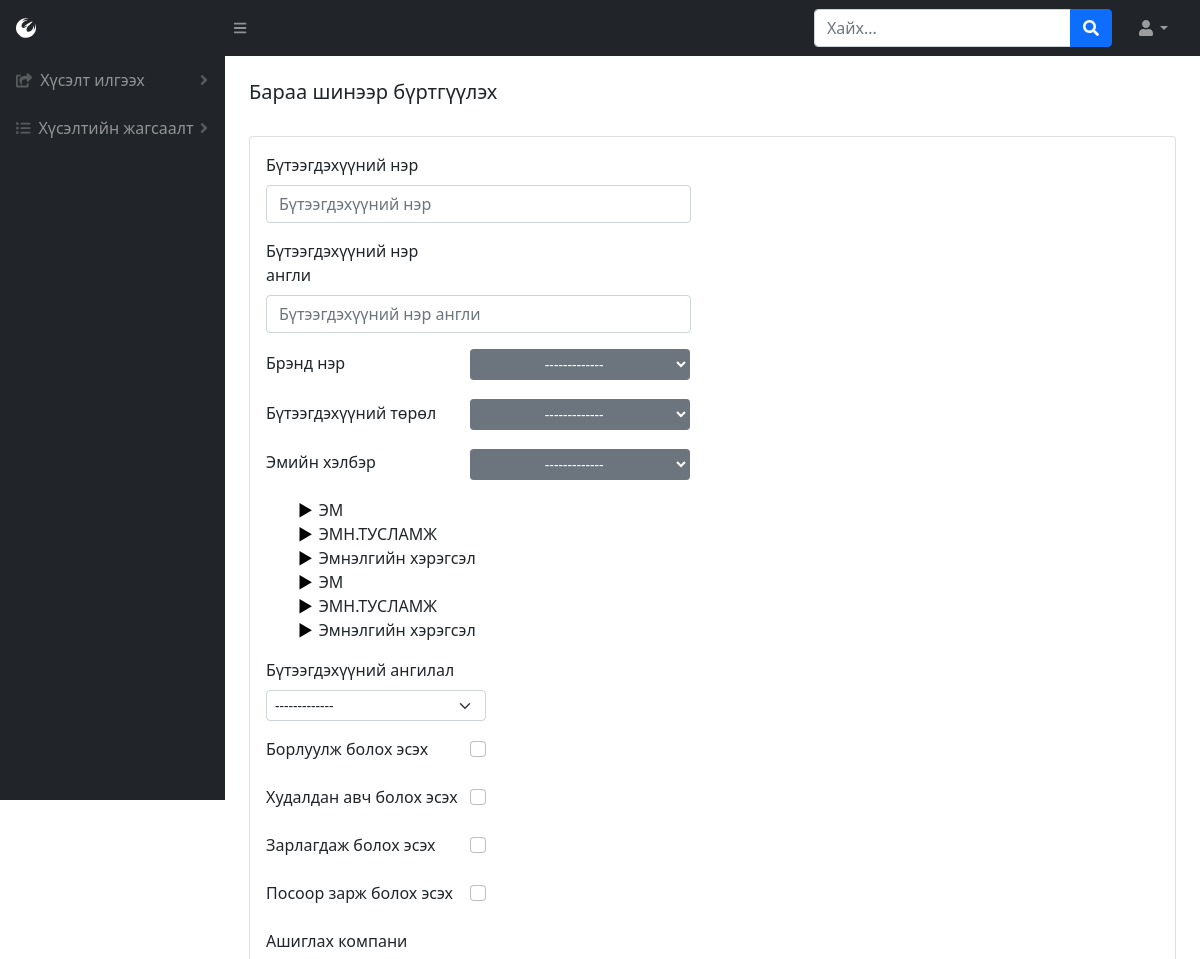
The app's page /product (signed in, upper part), older data.
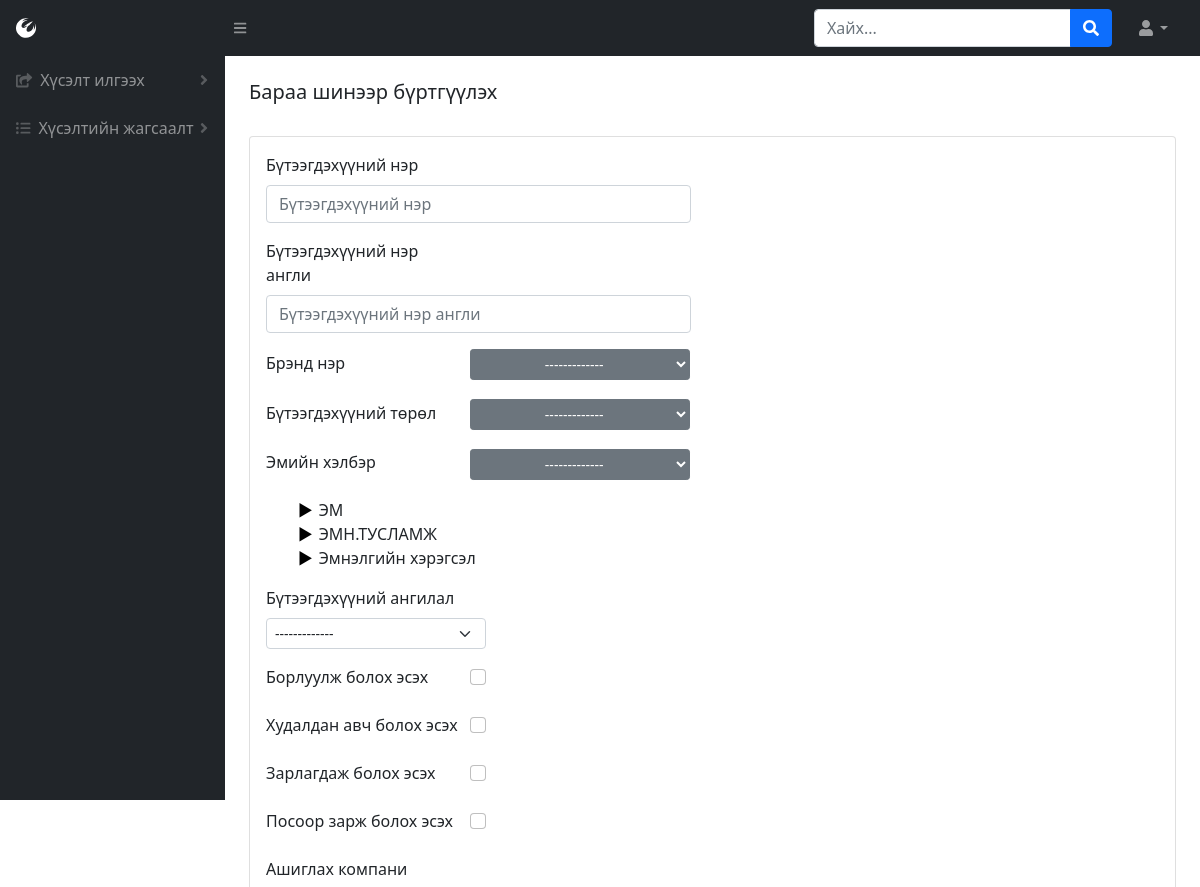
The same page, newer data.
### BMweb/models.py (models this page shows, shortened)
class Category(models.Model):
    catName = models.CharField(max_length=300, verbose_name=_("Ангилалын нэр"))
    parent = models.IntegerField(null=True, blank=True, verbose_name=_("Эцэг ангилал"))
    class Meta:
        verbose_name = _("Ангилал")
        verbose_name_plural = _("Ангилал")

### BMweb/views.py (the view, shortened to what this page needs)
# urls.py: path('product',views.product,name='product'),
def product(request):
    if 'user_id' in request.session:
        h = Hereglegch.objects.get(pk=request.session['user_id'])
        b = ProdBrand.objects.all()
        t = ProdType.objects.all()
        eh = EmHelber.objects.all()
        comp = Company.objects.all()
        cat = Category.objects.all()
        hemNegj = HemNegj.objects.all()
        uildwerlegch = Manufacturer.objects.all()
        uNiiluulegch = Niiluulegch.objects.all()
        paiz = Paiz.objects.all()
        posCat = PosCategory.objects.all()
        hutlult = Hutlult.objects.all()
        print(posCat)
        if request.method == 'GET':
            if 'edit' in request.GET :
                p = Product.objects.get(pk=request.GET['edit'])
                cc = p.company.all().values_list('id', flat=True)
                kk = []
                for id in cc:
                    kk.append(str(id))
                return render(request,'product.html',{'user': h, "edit": request.GET['edit'],  "data": p, 'selected_company': kk,'brand': b, 'type': t, 'emHelber': eh, 'cat': cat, 'comp': comp, 'hemNegj': hemNegj, 'uildwerlegch':uildwerlegch, 'paiz': paiz, 'uNiiluulegch': uNiiluulegch,'posCat':posCat,'hutlult':hutlult} )
            elif 'del' in request.GET :
                p = Product.objects.get(pk=request.GET['del'])
                p.delete()
                return redirect('/')
            else:
                return render(request,'product.html', {'user': h, 'brand': b, 'type': t, 'emHelber': eh, 'cat': cat, 'comp': comp, 'hemNegj': hemNegj, 'uildwerlegch':uildwerlegch, 'paiz': paiz, 'uNiiluulegch': uNiiluulegch, 'posCat':posCat,'hutlult':hutlult})

### BMweb/models.py (called while the page is built)
    def __str__(self):
        return self.posCatName

### BMweb/templates/product.html (shortened to what this page needs)
{% load static %}
<!DOCTYPE html>
<html lang="en">
    <head>
        <link href="https://cdn.jsdelivr.net/npm/simple-datatables@latest/dist/style.css" rel="stylesheet" />
        <link href="{% static 'css/styles.css' %}" rel="stylesheet"/>
    </head>
    <body class="sb-nav-fixed">
        {% include "topNav.html" %}
        <div id="layoutSidenav">
            {% include "leftNav.html" %}
            <div id="layoutSidenav_content">
                {% include "reg_prod.html" %}
            </div>
        </div>
    </body>
</html>

### BMweb/templates/reg_prod.html (shortened to what the changed rows need)
<main>
    <div class="container-fluid px-4">
        <div class="card mb-4">
            <div class="card-body">
                <div class="dataTable-top">
                    <div class="dataTable-dropdown">
                        <form method='POST' id="reg_prod_form" autocomplete="off" >
                              <div class="mb-3">
                                <ul id="angilalTree">
                                    {% for c in cat %}
                                    {% if c.parent == None %}
                                    <li value="{{c.id}}" ><span class="caret" class="option">{{c.catName}}</span>
                                    </li>
                                    {% endif %}
                                    {% endfor %}
                                  </ul>
                              </div>
                        </form>
                </div>
            </div>
        </div>
    </div>
</main>

Row changes from the older to the newer data that the page shows:
removed Category: {{ c.id }} 7 (drawn), catName "ЭМ"
removed Category: {{ c.id }} 8 (drawn), catName "ЭМН.ТУСЛАМЖ"
removed Category: {{ c.id }} 10 (drawn), catName "Эмнэлгийн хэрэгсэл"
